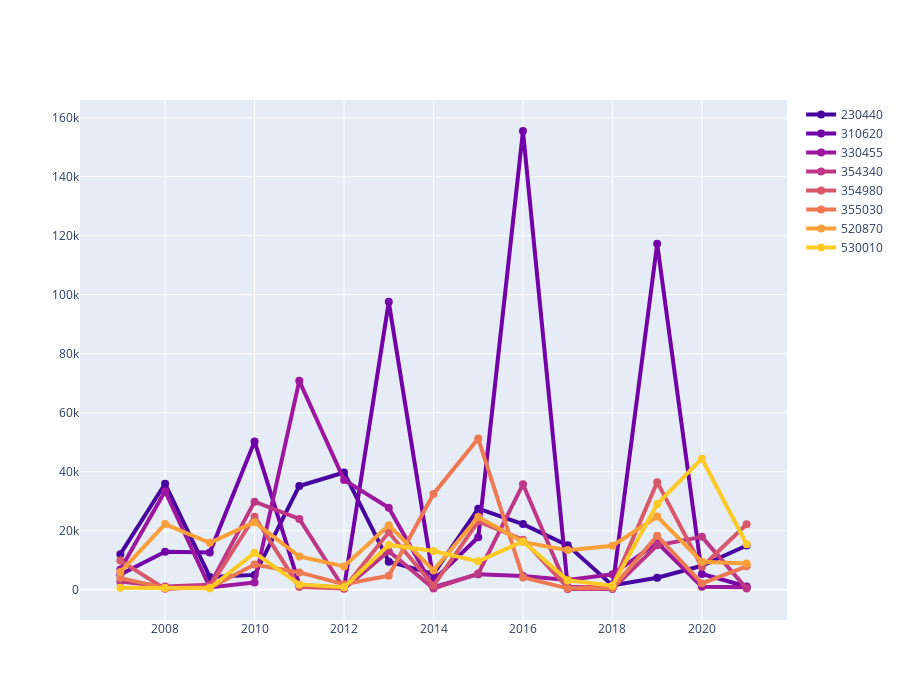

The code cell stored with this chart in its notebook:
### Code cell
#extract color palette, the palette can be changed
pal = list(sns.color_palette(palette='plasma', n_colors=len(muns)).as_hex())

fig = go.Figure()
for d,p in zip(muns, pal):
    fig.add_trace(go.Scatter(x = df_cases[df_cases['ID_MUNICIP']==d]['YEAR'],
                             y = df_cases[df_cases['ID_MUNICIP']==d]['CASES'],
                             name = d,
                             line_color = p, 
                             line_width = 4,
                             marker_size = 8,
                             fill=None))   #tozeroy 
    fig.update_layout(width = 900, height = 700)

fig.show()

### Figure 1 — Plotly figure (JSON) as saved in the notebook; plotly's stock layout.template omitted (floating-point values rounded to 4 significant figures)
{"data": [{"line": {"color": "#46039f", "width": 4}, "marker": {"size": 8}, "name": "230440", "type": "scatter", "x": [2007, 2008, 2009, 2010, 2011, 2012, 2013, 2014, 2015, 2016, 2017, 2018, 2019, 2020, 2021], "y": [12068, 35932, 4344, 5024, 35177, 39754, 9529, 5392, 27473, 22259, 15045, 1458, 4045, 8125, 14992]}, {"line": {"color": "#7201a8", "width": 4}, "marker": {"size": 8}, "name": "310620", "type": "scatter", "x": [2007, 2008, 2009, 2010, 2011, 2012, 2013, 2014, 2015, 2016, 2017, 2018, 2019, 2020, 2021], "y": [5161, 12900, 12612, 50264, 1709, 596, 97609, 3189, 17802, 155521, 1051, 575, 117311, 5324, 1113]}, {"line": {"color": "#9c179e", "width": 4}, "marker": {"size": 8}, "name": "330455", "type": "scatter", "x": [2007, 2008, 2009, 2010, 2011, 2012, 2013, 2014, 2015, 2016, 2017, 2018, 2019, 2020, 2021], "y": [6862, 33416, 791, 2447, 70819, 37226, 27798, 849, 5269, 4645, 3306, 5217, 15989, 979, 806]}, {"line": {"color": "#bd3786", "width": 4}, "marker": {"size": 8}, "name": "354340", "type": "scatter", "x": [2007, 2008, 2009, 2010, 2011, 2012, 2013, 2014, 2015, 2016, 2017, 2018, 2019, 2020, 2021], "y": [2749, 1071, 1653, 29864, 24011, 305, 13056, 425, 5480, 35748, 249, 265, 15041, 17930, 384]}, {"line": {"color": "#d8576b", "width": 4}, "marker": {"size": 8}, "name": "354980", "type": "scatter", "x": [2007, 2008, 2009, 2010, 2011, 2012, 2013, 2014, 2015, 2016, 2017, 2018, 2019, 2020, 2021], "y": [9872, 301, 1024, 24772, 947, 471, 19476, 1405, 23187, 16988, 698, 1278, 36464, 7755, 22215]}, {"line": {"color": "#ed7953", "width": 4}, "marker": {"size": 8}, "name": "355030", "type": "scatter", "x": [2007, 2008, 2009, 2010, 2011, 2012, 2013, 2014, 2015, 2016, 2017, 2018, 2019, 2020, 2021], "y": [3946, 639, 638, 8557, 5870, 1834, 4765, 32467, 51266, 4181, 476, 605, 18318, 2182, 7935]}, {"line": {"color": "#fb9f3a", "width": 4}, "marker": {"size": 8}, "name": "520870", "type": "scatter", "x": [2007, 2008, 2009, 2010, 2011, 2012, 2013, 2014, 2015, 2016, 2017, 2018, 2019, 2020, 2021], "y": [5971, 22270, 15924, 22917, 11270, 7906, 21882, 6527, 24636, 16145, 13430, 14921, 24820, 9500, 8921]}, {"line": {"color": "#fdca26", "width": 4}, "marker": {"size": 8}, "name": "530010", "type": "scatter", "x": [2007, 2008, 2009, 2010, 2011, 2012, 2013, 2014, 2015, 2016, 2017, 2018, 2019, 2020, 2021], "y": [711, 567, 507, 12502, 1810, 841, 15188, 13139, 9630, 16376, 3211, 1385, 29062, 44419, 15411]}], "layout": {"height": 700, "width": 900}}
